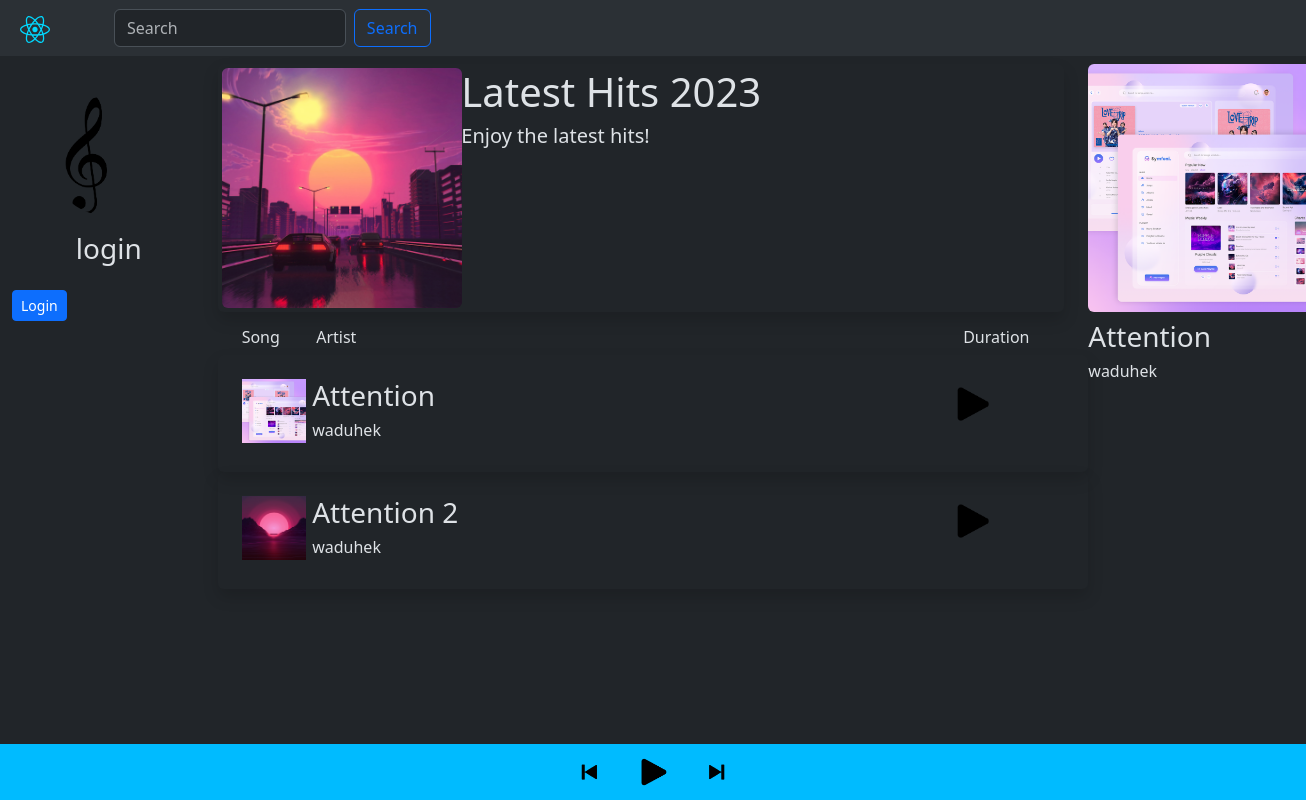
Page /playlist/1 on the committed database.
### app.py (models this page shows)
class Playlist(db.Model):
    id = db.Column(db.Integer, primary_key=True)
    name = db.Column(db.String(200), nullable=False)
    img = db.Column(db.String(300))
    desc = db.Column(db.String(1000))
    creator_id = db.Column(db.Integer, db.ForeignKey(
        'user.id'), nullable=False)
    songs = db.relationship(
        'Songs', secondary='playlist_songs', backref='playlists')
    playlist_songs = db.Table('playlist_songs',
                              db.Column('playlist_id', db.Integer, db.ForeignKey(
                                  'playlist.id'), primary_key=True),
                              db.Column('song_id', db.Integer, db.ForeignKey(
                                  'songs.id'), primary_key=True)
                              )

class Songs(db.Model):
    id = db.Column(db.Integer, primary_key=True)
    name = db.Column(db.String(200), nullable=False)
    song = db.Column(db.String(300))
    img = db.Column(db.String(300))
    duration = db.Column(db.String(10))
    genre = db.Column(db.String(50))
    rating = db.Column(db.Float, default=0.0)
    num_ratings = db.Column(db.Integer, default=0)
    date_added = db.Column(db.DateTime, default=datetime.utcnow)
    popularity = db.Column(db.Integer, default=0)
    lyrics = db.Column(db.String(3000))
    artist_id = db.Column(db.Integer, db.ForeignKey(
        'user.id'), nullable=False)
    album_id = db.Column(db.Integer, db.ForeignKey(
        'albums.id'))

class User(db.Model, UserMixin):
    __tablename__ = "user"
    id = db.Column(db.Integer(), primary_key=True)
    email = db.Column(db.String(255), unique=True)
    username = db.Column(db.String(255), unique=True, nullable=False)
    password = db.Column(db.String(255), nullable=False)
    img = db.Column(db.String(300), default='user.png')
    phone = db.Column(db.Integer())
    gender = db.Column(db.String(10))
    address = db.Column(db.String(300))
    active = db.Column(db.Boolean())
    fs_uniquifier = db.Column(db.String(255), unique=True, nullable=False)
    confirmed_at = db.Column(db.DateTime())
    songs = db.relationship('Songs', backref='user',
                            cascade="all, delete-orphan")
    albums = db.relationship('Albums', backref='user',
                             cascade="all, delete-orphan")
    playlist = db.relationship('Playlist', backref='user',
                               cascade="all, delete-orphan")
    roles = db.relationship(
        "Role", secondary="roles_users", backref=db.backref("users", lazy="dynamic")
    )

### app.py (the view)
@app.route('/playlist/<int:id>')
def view_playlist(id):
    playlist = Playlist.query.get(id)
    a = session.get('current_song_id', 1)
    curr_song = Songs.query.filter_by(id=a).first()
    if not curr_song:
        curr_song = Songs(name='', img='default.png')
    status = session.get('playpause', 'play')
    user, log, hide = show()
    if playlist:
        playlist_songs = playlist.songs
    return render_template('viewplaylist.html', id=id, playlist_songs=playlist_songs, playlist=playlist, curr_song=curr_song, status=status, user=user, log=log, hide=hide)

### app.py (called while the page is built)
def show():
    auth = current_user.is_authenticated
    if not auth:
        user = User(username='login', email=' ', img='default.png')
        log, hide = "hidden", ""
    else:
        user = User.query.get(current_user.id)
        log, hide = "", "hidden"
    return user, log, hide

### templates/viewplaylist.html (shortened to what this page needs)
{% extends "base.html" %}
{% block content %}
        <div class="col-md-8" id="col2">
            <div class="shadow p-1 mb-1 me-4 bg-outline-dark rounded">
              <div class="row">
              <div class="col-md-3">
                <img src="{{ url_for('static', filename='uploads/' + playlist.img) }}" class="rounded" style="width: 15rem; height: 15rem; object-fit: cover;">
              </div>
              <div class="col-md-9">
                <h1 class = "ms-4">{{playlist.name}}</h1>
                <h5 class = "ms-4">{{playlist.desc}}</h5>
              </div>
            </div>
          </div>
          <div class="row mt-3">
            <div class="col-md-1">
              <h6 class = "ms-4">Song</h6>
            </div>
            <div class="col-md-9">
              <h6 class = "ms-4">Artist</h6>
            </div>
            <div class="col-md-2">
              <h6>Duration</h6>
            </div>
          </div>
          {% for song in playlist_songs %}
          <div class="shadow p-4 bg-outline-dark rounded">
            <div class="row">
            <div class="col-md-1">
              <img src="{{ url_for('static', filename='uploads/' + song.img) }}" style="width: 4rem; height: 4rem; object-fit: cover;">
            </div>
            <div class="col-md-9">
              <h3>{{song.name}}</h3>
              <h6>{{song.user.username}}</h6>
            </div>
            <div class="col-md-2">
              <img id="playPauseBtnMenu" src="{{ url_for('static', filename='play.png') }}" width="50px" onclick="Play({{song.id}})">
            </div>
          </div>
        </div>
        {% endfor %}
        </div>
{% endblock %}

### templates/base.html (shortened to what this page needs)
<!DOCTYPE html>
<html lang="en" data-bs-theme="dark">
<head>
    <link href="https://cdn.jsdelivr.net/npm/bootstrap@5.3.2/dist/css/bootstrap.min.css" rel="stylesheet">
    <link rel="stylesheet" href="{{ url_for('static', filename='app.css') }}" />
</head>
<body>
    <nav class="navbar navbar-expand-lg bg-body-tertiary p-2">
        <div class="container-fluid">
          <a class="navbar-brand" href="{{ url_for('index') }}"><img src = "{{ url_for('static', filename='react.svg') }}" width="30px" /></a>
            <form class="d-flex justify-content-start w-25 me-auto" role="search" method="post" action="{{ url_for('search_results')}}">
                <input class="form-control me-2" type="search" placeholder="Search" aria-label="Search" name="queryString">
                <button class="btn btn-outline-primary" type="submit">Search</button>
            </form>
          </div>
      </nav>
      <div class = "container-fluid mt-2">
        <div class="row row-cols-3">
            <div class="col-md-2 mt-2" id="col1">
                <div class="row mt-3">
                    <a href="{{url_for('account')}}" class="d-flex justify-content-center" >
                        <img src = "{{ url_for('static', filename='uploads/' + user.img) }}" class="mt-2 rounded-circle" width="120px" height="120px" class = "mt-2" style="object-fit: cover;"/>
                    </a>
                    <div class="col mb-3">
                        <h3 class="mt-3 d-flex justify-content-center">{{user.username}}</h3>
                        <a href="{{ url_for('login') }}" class = "btn btn-primary btn-sm mb-2" {{hide}}>Login</a>
                </div>
            </div>
        </div>
{% block content %}{% endblock %}
<div class="col-md-2" id="col3">
        <img src="{{ url_for('static', filename='uploads/' + curr_song.img) }}" class="me-5 rounded" alt="cover" style="width: 15.5rem; height: 15.5rem; object-fit: cover;">
        <h3 class="mt-2">{{curr_song.name}}</h3>
        <h6 class="fw-light">{{curr_song.user.username}}</h6>
</div>
</div>
</div>
<div class="fixed-bottom" id="player">
    <div class="container-fluid d-flex justify-content-center">
        <div class="row">
            <div class="col mt-2 mb-2 ">
                <img id="prevBtn" src="{{ url_for('static', filename='prev.png') }}" width="40px" onclick="togglePrev({{curr_song.id}})">
            </div>
            <div class="col mt-2 mb-2 ">
                <img id="playPauseBtn" src="{{ url_for('static', filename='play.png') }}" width="40px" onclick="togglePlayPause()">
            </div>
            <div class="col mt-2 mb-2 ">
                <img id="nextBtn" src="{{ url_for('static', filename='next.png') }}" width="40px" onclick="toggleNext({{curr_song.id}})">
            </div>
        </div>
    </div>
</div>
</body>
</html>

### static/app.css (style rules this page uses)
body { overflow-x: hidden; }
#player { background-color: rgb(0, 187, 255); padding: 0; margin: 0; }
#col3 { padding-left: 0; padding-right: 0; }
#col2 { padding-left: 0; padding-right: 0; }

### rows in the picture
Playlist: img (picture), name "Latest Hits 2023", desc "Enjoy the latest hits!"
Songs: img (picture), name "Attention", user.username "waduhek"
Songs: img (picture), name "Attention 2", user.username "waduhek"
User: user.username "waduhek"

### other values in the picture
{{ user.username }} "login"
